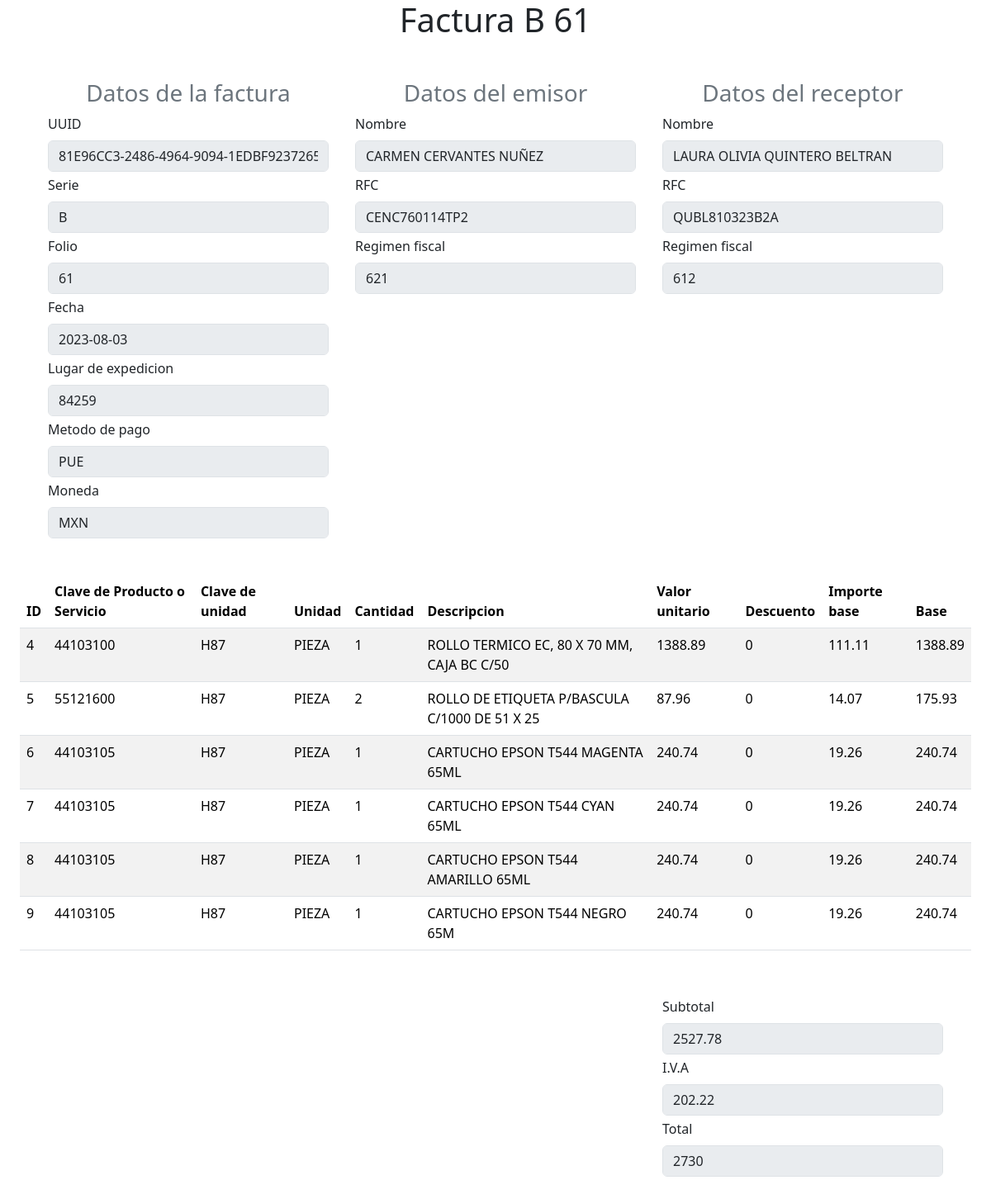
Page /ver_factura.php?id=3 on the committed database.
### tables this page shows
CREATE TABLE `factura` (
  `id` int(11) NOT NULL,
  `uuid` varchar(100) NOT NULL,
  `serie` varchar(10) NOT NULL,
  `folio` varchar(30) NOT NULL,
  `fecha` date NOT NULL,
  `lugarExpedicion` varchar(10) NOT NULL,
  `metodoPago` varchar(10) NOT NULL,
  `moneda` varchar(10) NOT NULL,
  `subtotal` float NOT NULL,
  `costoBase` float NOT NULL,
  `importeIva` float NOT NULL,
  `tasa` float NOT NULL,
  `total` float NOT NULL,
  `rfcEmisor` varchar(50) NOT NULL,
  `nombreEmisor` varchar(200) NOT NULL,
  `regimenFiscalEmisor` varchar(100) NOT NULL,
  `rfcReceptor` varchar(50) NOT NULL,
  `nombreReceptor` varchar(200) NOT NULL,
  `regimenFiscalReceptor` varchar(100) NOT NULL
);

CREATE TABLE `conceptos` (
  `id` int(11) NOT NULL,
  `claveProdServ` varchar(200) NOT NULL,
  `claveUnidad` varchar(10) NOT NULL,
  `unidad` varchar(20) NOT NULL,
  `cantidad` float NOT NULL,
  `descripcion` varchar(200) NOT NULL,
  `valorUnitario` float NOT NULL,
  `descuento` float NOT NULL,
  `importeBase` float NOT NULL,
  `base` float NOT NULL,
  `idFactura` int(11) NOT NULL
);

### ver_factura.php (the view, shortened to what this page needs)
<?php
include 'modelo/conexion.php';
$idFactura=$_GET["id"];
$sql2=$conexion->query("SELECT * FROM factura WHERE id = $idFactura");
?>
<!DOCTYPE html>
<html lang="en">
<head>
    <link href="https://cdn.jsdelivr.net/npm/bootstrap@5.3.2/dist/css/bootstrap.min.css" rel="stylesheet">
</head>
<body>
    <?php
    while ($datosFactura=$sql2->fetch_object()) { ?>
    <h1 class="text-center">Factura <?=$datosFactura->serie ?> <?=$datosFactura->folio ?></h1>
    <br>
        <div class="container d-flex justify-content-center">
            <form action="" class="col-4 p-3">
                <h3 class="text-center text-secondary">Datos de la factura</h3>
                <div class="mb-1">
                    <label for="uuid" class="form-label">UUID</label>
                    <input class="form-control" type="text" name="uuid" value="<?=$datosFactura->uuid ?>" disabled>
                </div>
                <div class="mb-1">
                    <label for="serie" class="form-label">Serie</label>
                    <input class="form-control" type="text" name="serie" value="<?=$datosFactura->serie ?>" disabled>
                </div>
                <div class="mb-1">
                    <label for="folio" class="form-label">Folio</label>
                    <input class="form-control" type="text" name="folio" value="<?=$datosFactura->folio ?>" disabled>
                </div>
                <div class="mb-1">
                    <label for="fecha" class="form-label">Fecha</label>
                    <input class="form-control" type="text" name="fecha" value="<?=$datosFactura->fecha ?>" disabled>
                </div>
                <div class="mb-1">
                    <label for="lugarExpedicion" class="form-label">Lugar de expedicion</label>
                    <input class="form-control" type="text" name="lugarExpedicion" value="<?=$datosFactura->lugarExpedicion ?>" disabled>
                </div>
                <div class="mb-1">
                    <label for="metodoPago" class="form-label">Metodo de pago</label>
                    <input class="form-control" type="text" name="metodoPago" value="<?=$datosFactura->metodoPago ?>" disabled>
                </div>
                <div class="mb-1">
                    <label for="moneda" class="form-label">Moneda</label>
                    <input class="form-control" type="text" name="moneda" value="<?=$datosFactura->moneda ?>" disabled>
                </div>
            </form>
            <form action="" class="col-4 p-3">
                <h3 class="text-center text-secondary">Datos del emisor</h3>
                <div class="mb-1">
                    <label for="nombreEmisor" class="form-label">Nombre</label>
                    <input class="form-control" type="text" name="nombreEmisor" value="<?=$datosFactura->nombreEmisor ?>" disabled>
                </div>
                <div class="mb-1">
                    <label for="rfcEmisor" class="form-label">RFC</label>
                    <input class="form-control" type="text" name="rfcEmisor" value="<?=$datosFactura->rfcEmisor ?>" disabled>
                </div>
                <div class="mb-1">
                    <label for="regimenFiscalEmisor" class="form-label">Regimen fiscal</label>
                    <input class="form-control" type="text" name="regimenFiscalEmisor" value="<?=$datosFactura->regimenFiscalEmisor ?>" disabled>
                </div>
            </form>
            <form action="" class="col-4 p-3">
                <h3 class="text-center text-secondary">Datos del receptor</h3>
                <div class="mb-1">
                    <label for="nombreReceptor" class="form-label">Nombre</label>
                    <input class="form-control" type="text" name="nombreReceptor" value="<?=$datosFactura->nombreReceptor ?>" disabled>
                </div>
                <div class="mb-1">
                    <label for="rfcReceptor" class="form-label">RFC</label>
                    <input class="form-control" type="text" name="rfcReceptor" value="<?=$datosFactura->rfcReceptor ?>" disabled>
                </div>
                <div class="mb-1">
                    <label for="regimenFiscalReceptor" class="form-label">Regimen fiscal</label>
                    <input class="form-control" type="text" name="regimenFiscalReceptor" value="<?=$datosFactura->regimenFiscalReceptor ?>" disabled>
                </div>
            </form>
        </div>
    <div class="p-4 d-flex">
        <table class="table table-striped">
            <thead>
                <tr>
                <th scope="col">ID</th>
                <th scope="col">Clave de Producto o Servicio</th>
                <th scope="col">Clave de unidad</th>
                <th scope="col">Unidad</th>
                <th scope="col">Cantidad</th>
                <th scope="col">Descripcion</th>
                <th scope="col">Valor unitario</th>
                <th scope="col">Descuento</th>
                <th scope="col">Importe base</th>
                <th scope="col">Base</th>
                </tr>
            </thead>
            <tbody>
                <?php
                include "modelo/conexion.php";
                $sql=$conexion->query("SELECT * FROM conceptos WHERE idFactura = $idFactura");
                while($datos=$sql->fetch_object()){ ?>
                <tr>
                    <td><?= $datos->id ?></td>
                    <td><?= $datos->claveProdServ ?></td>
                    <td><?= $datos->claveUnidad ?></td>
                    <td><?= $datos->unidad ?></td>
                    <td><?= $datos->cantidad ?></td>
                    <td><?= $datos->descripcion ?></td>
                    <td><?= $datos->valorUnitario ?></td>
                    <td><?= $datos->descuento ?></td>
                    <td><?= $datos->importeBase ?></td>
                    <td><?= $datos->base ?></td>
                </tr>
                <?php
                }
                ?>
            </tbody>
        </table>
    </div>
            <div class="container d-flex">
                <form action="" class="col-4 p-3"></form>
                <form action="" class="col-4 p-3"></form>
                <form action="" class="col-4 p-3">
                    <div class="mb-1">
                        <label for="costoBase" class="form-label">Subtotal</label>
                        <input class="form-control" type="text" name="costoBase" value="<?=$datosFactura->costoBase ?>" disabled>
                    </div>
                    <div class="mb-1">
                        <label for="importeIva" class="form-label">I.V.A</label>
                        <input class="form-control" type="text" name="importeIva" value="<?=$datosFactura->importeIva ?>" disabled>
                    </div>
                    <div class="mb-1">
                        <label for="total" class="form-label">Total</label>
                        <input class="form-control" type="text" name="total" value="<?=$datosFactura->total ?>" disabled>
                    </div><br>
                </form>
            </div>
       <?php }
    ?>
</body>
</html>

### rows in the picture
factura: uuid "81E96CC3-2486-4964-9094-1EDBF9237265", serie "B", folio "61", fecha "2023-08-03", lugarExpedicion "84259", metodoPago "PUE", moneda "MXN", nombreEmisor "CARMEN CERVANTES NUÑEZ", rfcEmisor "CENC760114TP2", regimenFiscalEmisor "621", nombreReceptor "LAURA OLIVIA QUINTERO BELTRAN", rfcReceptor "QUBL810323B2A", regimenFiscalReceptor "612", costoBase "2527.78", importeIva "202.22", total "2730"
conceptos: id "4", claveProdServ "44103100", claveUnidad "H87", unidad "PIEZA", cantidad "1", descripcion "ROLLO TERMICO EC, 80 X 70 MM, CAJA BC C/50", valorUnitario "1388.89", descuento "0", importeBase "111.11", base "1388.89"
conceptos: id "5", claveProdServ "55121600", claveUnidad "H87", unidad "PIEZA", cantidad "2", descripcion "ROLLO DE ETIQUETA P/BASCULA C/1000 DE 51 X 25", valorUnitario "87.96", descuento "0", importeBase "14.07", base "175.93"
conceptos: id "6", claveProdServ "44103105", claveUnidad "H87", unidad "PIEZA", cantidad "1", descripcion "CARTUCHO EPSON T544 MAGENTA 65ML", valorUnitario "240.74", descuento "0", importeBase "19.26", base "240.74"
conceptos: id "7", claveProdServ "44103105", claveUnidad "H87", unidad "PIEZA", cantidad "1", descripcion "CARTUCHO EPSON T544 CYAN 65ML", valorUnitario "240.74", descuento "0", importeBase "19.26", base "240.74"
conceptos: id "8", claveProdServ "44103105", claveUnidad "H87", unidad "PIEZA", cantidad "1", descripcion "CARTUCHO EPSON T544 AMARILLO 65ML", valorUnitario "240.74", descuento "0", importeBase "19.26", base "240.74"
conceptos: id "9", claveProdServ "44103105", claveUnidad "H87", unidad "PIEZA", cantidad "1", descripcion "CARTUCHO EPSON T544 NEGRO 65M", valorUnitario "240.74", descuento "0", importeBase "19.26", base "240.74"
